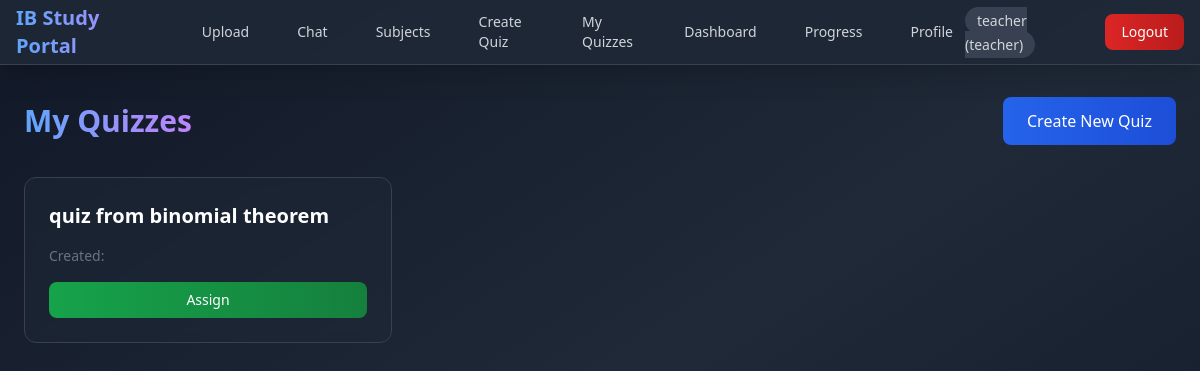
The page /my_quizzes (signed in) on the database as committed earlier.
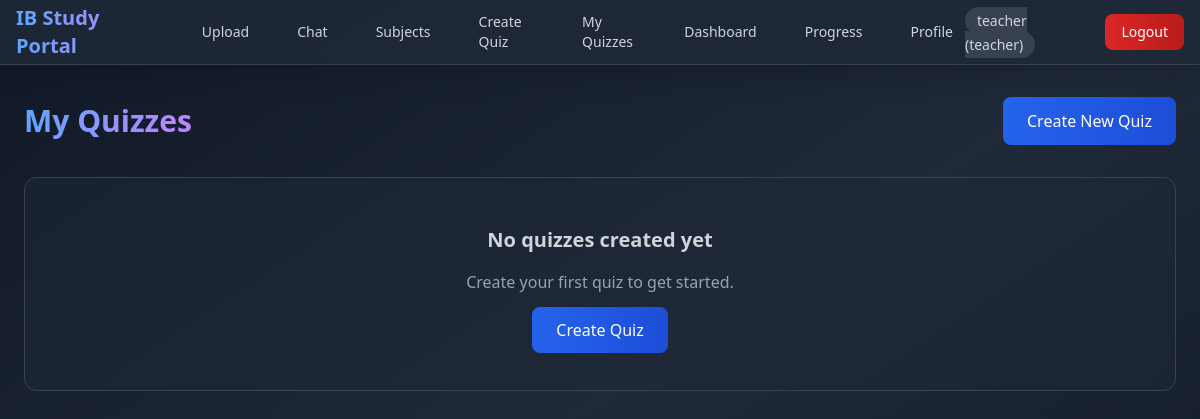
The same page on the database as committed later.
### tables this page shows
CREATE TABLE quizzes (id INTEGER PRIMARY KEY AUTOINCREMENT,title TEXT NOT NULL,subject_id INTEGER,teacher_id INTEGER,questions TEXT NOT NULL,created_at TIMESTAMP DEFAULT CURRENT_TIMESTAMP,FOREIGN KEY (subject_id) REFERENCES subjects (id),FOREIGN KEY (teacher_id) REFERENCES users (id));

### auth.py (the view)
	def wrapper(*args,**kwargs):
		if 'user_id' not in session:
			flash('Login required','error')
			return redirect(url_for('login'))
		user_role=session.get('role')
		if user_role not in ['admin','teacher']:
			flash('Only teachers and admin can access this','error')
			return redirect(url_for('login'))
		return f(*args,**kwargs)

### app.py (called while the page is built)
@app.route('/my_quizzes')
@teacher_required
def my_quizzes():
	quizzes=get_teacher_quizzes(session['user_id'])
	return render_template('my_quizzes.html',quizzes=quizzes)

### auth.py (called while the page is built)
def teacher_required(f):
	def wrapper(*args,**kwargs):
		if 'user_id' not in session:
			flash('Login required','error')
			return redirect(url_for('login'))
		user_role=session.get('role')
		if user_role not in ['admin','teacher']:
			flash('Only teachers and admin can access this','error')
			return redirect(url_for('login'))
		return f(*args,**kwargs)
	wrapper.__name__=f.__name__
	return wrapper

### db.py (called while the page is built)
def get_db_connection():return sqlite3.connect(DATABASE)

def get_teacher_quizzes(teacher_id):
	conn=get_db_connection()
	cursor=conn.cursor()
	cursor.execute('SELECT * FROM quizzes WHERE teacher_id = ? ORDER BY created_at DESC',(teacher_id,))
	quizzes=[{'id':row[0],'title':row[1],'subject_id':row[2],'teacher_id':row[3],'questions':json.loads(row[4]),'created_at':row[5]} for row in cursor.fetchall()]
	conn.close()
	return quizzes

### templates/my_quizzes.html (shortened to what this page needs)
{% extends "base.html" %}
{% block content %}
<div class="max-w-6xl mx-auto">
    <div class="flex justify-between items-center mb-8">
        <h1 class="text-3xl font-bold bg-gradient-to-r from-blue-400 to-purple-400 bg-clip-text text-transparent">My Quizzes</h1>
        <a href="{{ url_for('create_quiz_route') }}" class="bg-gradient-to-r from-blue-600 to-blue-700 hover:from-blue-700 hover:to-blue-800 text-white px-6 py-3 rounded-lg font-medium transition-all transform hover:scale-105">
            Create New Quiz
        </a>
    </div>
    {% if quizzes %}
        <div class="grid grid-cols-1 md:grid-cols-2 lg:grid-cols-3 gap-6">
            {% for quiz in quizzes %}
                <div class="bg-gray-800/50 backdrop-blur-sm rounded-xl p-6 border border-gray-700 hover:border-gray-600 transition-all">
                    <h3 class="text-xl font-semibold mb-2 text-white">{{ quiz.title }}</h3>
                    <p class="text-sm text-gray-500 mb-4">Created: {{ quiz.created_time }}</p>
                    <div class="flex space-x-2">
                        <a href="{{ url_for('assign_quiz', quiz_id=quiz.id) }}"
                           class="flex-1 bg-gradient-to-r from-green-600 to-green-700 hover:from-green-700 hover:to-green-800 text-white px-4 py-2 rounded-lg text-sm font-medium transition-all text-center">
                            Assign
                        </a>
                    </div>
                </div>
            {% endfor %}
        </div>
    {% else %}
        <div class="bg-gray-800/50 backdrop-blur-sm rounded-xl p-12 border border-gray-700 text-center">
            <h3 class="text-xl font-semibold mb-4 text-gray-300">No quizzes created yet</h3>
            <p class="text-gray-400 mb-6">Create your first quiz to get started.</p>
            <a href="{{ url_for('create_quiz_route') }}" class="bg-gradient-to-r from-blue-600 to-blue-700 hover:from-blue-700 hover:to-blue-800 text-white px-6 py-3 rounded-lg font-medium transition-all transform hover:scale-105">
                Create Quiz
            </a>
        </div>
    {% endif %}
</div>
{% endblock %}

Rows that differ between the two databases and show on the page:
removed quizzes: title "quiz from binomial theorem"
Other text that changed with them:
text now shown: "No quizzes created yet Create your first quiz to get started. Create Quiz"
